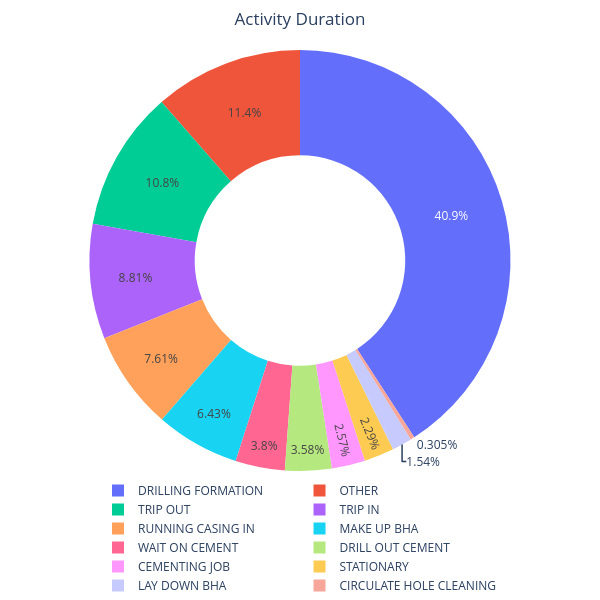

Write notebook code for a chart like this one.
### Code cell
SumDuration_Act = (ActSum_df.groupby(['LABEL_Activity'])['Duration'].sum().reset_index())
SumDuration_SubAct = (ActSum_df.groupby(['LABEL_SubActivity'])['Duration'].sum().reset_index())


fig = go.Figure()
fig.add_trace(go.Pie(labels=SumDuration_Act['LABEL_Activity'], hole=0.5,
                     values=SumDuration_Act['Duration'], ))

LegendDict= {
        'legend':{
            'orientation':'h', 
            'xref':"paper",
            'yref':"container",
            'y':-0.3,
            'x':0.5,
            'xanchor':'center', 
            'yanchor':'bottom', 
            }
        }

fig.update_layout(LegendDict)
fig.update_layout(
        height=600,
        width=600,
        margin=dict(l=0, r=0, t=50, b=50),
        title={'text': "Activity Duration", 'x': 0.5, 'xanchor': 'center'},
)
fig.show()

### Figure 1 — Plotly figure (JSON) as saved in the notebook; plotly's stock layout.template omitted (floating-point values rounded to 4 significant figures)
{"data": [{"hole": 0.5, "labels": ["CEMENTING JOB", "CIRCULATE HOLE CLEANING", "DRILL OUT CEMENT", "DRILLING FORMATION", "LAY DOWN BHA", "MAKE UP BHA", "OTHER", "RUNNING CASING IN", "STATIONARY", "TRIP IN", "TRIP OUT", "WAIT ON CEMENT"], "type": "pie", "values": [1134.0, 134.8, 1578.0, 18030.0, 677.6, 2838.0, 5040.0, 3356.0, 1012.0, 3885.0, 4759.0, 1675.0]}], "layout": {"height": 600, "legend": {"orientation": "h", "x": 0.5, "xanchor": "center", "xref": "paper", "y": -0.3, "yanchor": "bottom", "yref": "container"}, "margin": {"b": 50, "l": 0, "r": 0, "t": 50}, "title": {"text": "Activity Duration", "x": 0.5, "xanchor": "center"}, "width": 600}}
